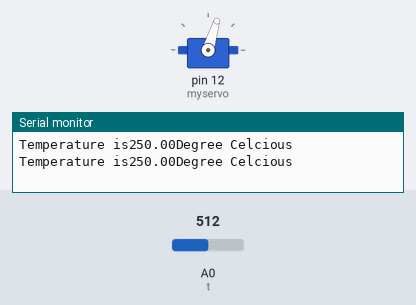
This sketch was run on a simulated Arduino Uno, built with avr-gcc and run on an emulated ATmega328P. Shown: servo, the last lines printed to the serial monitor. Inputs (shaded band) come from the test bench; at power-on: A0 (t) = 512.

Above: at 4.4 s.
4.5 s: A0 (t) set to 168
At 4.68 s:
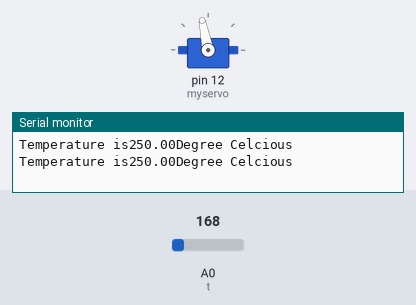
10.5 s: A0 (t) set to 144
At 10.73 s:
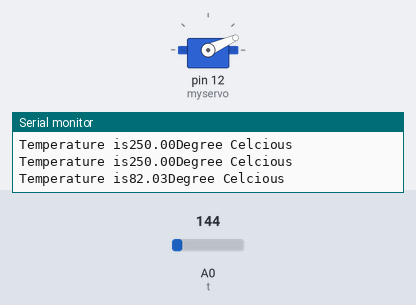
At 11.9 s:
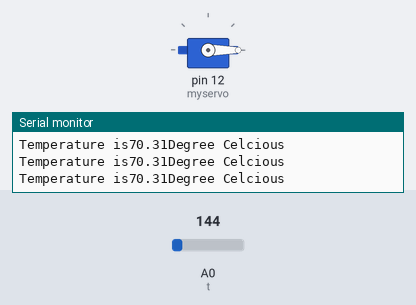
Timing chart, 0 to 13.5 s (numbered marks = the images above; inputs shaded):
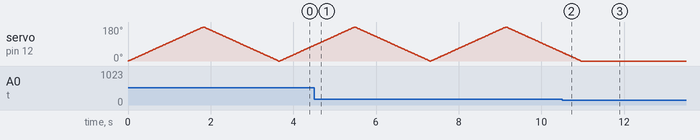

The sketch:

temperature+motor.ino
```cpp
#include<Servo.h>
Servo myservo;
int t=0;
int pos = 0;
void setup()
{
  pinMode(t, INPUT);
  Serial.begin(9600);
  myservo.attach(12);

}

void loop()
{
  float v,cel,mv ;
 v = analogRead(t);
  mv=(v/1024)*5000;
  cel=(mv/10);
  Serial.print("Temperature is" );
  Serial.print(cel);
  Serial.print("Degree Celcious");
  Serial.println();
  if(cel<75){
    pos=0;
  }

  else{
    for(pos; pos<=180; pos++){
      myservo.write(pos);
      delay(10);
    }
    for(pos=180; pos>=0; pos--){
      myservo.write(pos);
      delay(10);
    }

  }

}
```

Measured:
- the behaviour switches between 154 and 153 on A0 (t) (found by bisection; images 1 and 2)
- after the input at 10.5 s, servo on pin 12 (myservo): goes on until 11.0 s, then stays 0°
